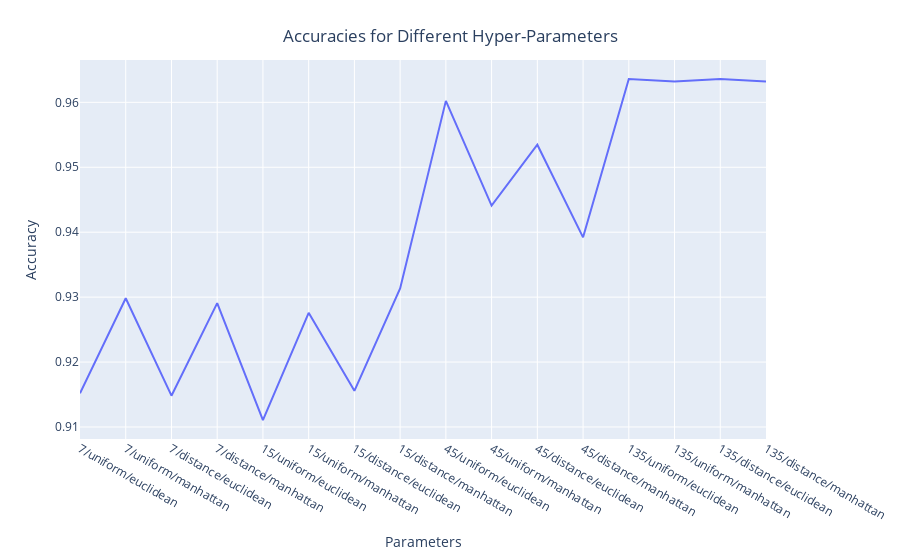

Source (notebook cell):
### Code cell
plotdata = pd.DataFrame()
plotdata['Parameters'] = accuracies.keys()
plotdata['Accuracy'] = accuracies.values()
fig = px.line(plotdata, x = "Parameters", y="Accuracy")
fig.update_layout(title = {'text': "Accuracies for Different Hyper-Parameters",
                          'x': 0.5,
                          'xanchor': 'center',
                          'yanchor': 'top'})
iplot(fig)

### Figure 1 — Plotly figure (JSON) as saved in the notebook; plotly's stock layout.template omitted (floating-point values rounded to 4 significant figures)
{"data": [{"hovertemplate": "Parameters=%{x}<br>Accuracy=%{y}<extra></extra>", "legendgroup": "", "line": {"color": "#636efa", "dash": "solid"}, "mode": "lines", "name": "", "orientation": "v", "showlegend": false, "type": "scatter", "x": ["7/uniform/euclidean", "7/uniform/manhattan", "7/distance/euclidean", "7/distance/manhattan", "15/uniform/euclidean", "15/uniform/manhattan", "15/distance/euclidean", "15/distance/manhattan", "45/uniform/euclidean", "45/uniform/manhattan", "45/distance/euclidean", "45/distance/manhattan", "135/uniform/euclidean", "135/uniform/manhattan", "135/distance/euclidean", "135/distance/manhattan"], "xaxis": "x", "y": [0.9152, 0.9298, 0.9148, 0.9291, 0.9111, 0.9276, 0.9156, 0.9313, 0.9602, 0.9441, 0.9535, 0.9392, 0.9636, 0.9632, 0.9636, 0.9632], "yaxis": "y"}], "layout": {"legend": {"tracegroupgap": 0}, "margin": {"t": 60}, "title": {"text": "Accuracies for Different Hyper-Parameters", "x": 0.5, "xanchor": "center", "yanchor": "top"}, "xaxis": {"anchor": "y", "domain": [0, 1], "title": {"text": "Parameters"}}, "yaxis": {"anchor": "x", "domain": [0, 1], "title": {"text": "Accuracy"}}}}
